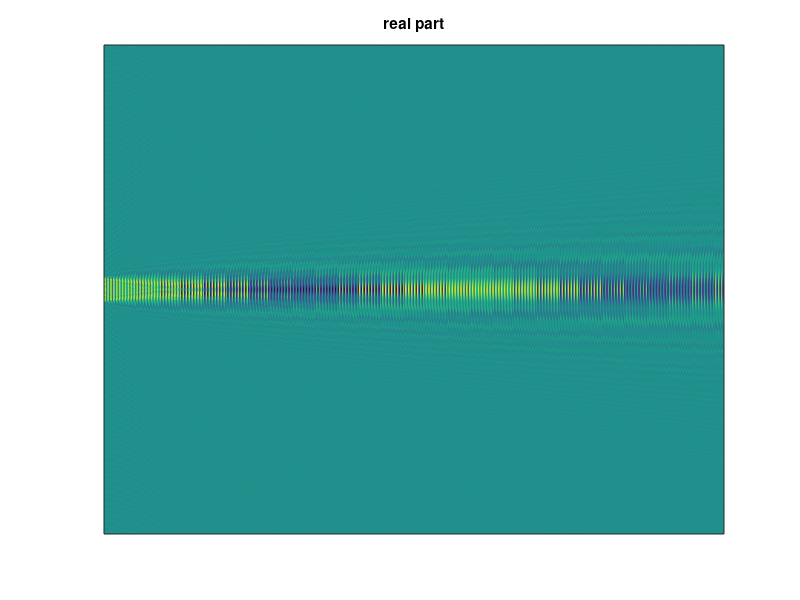
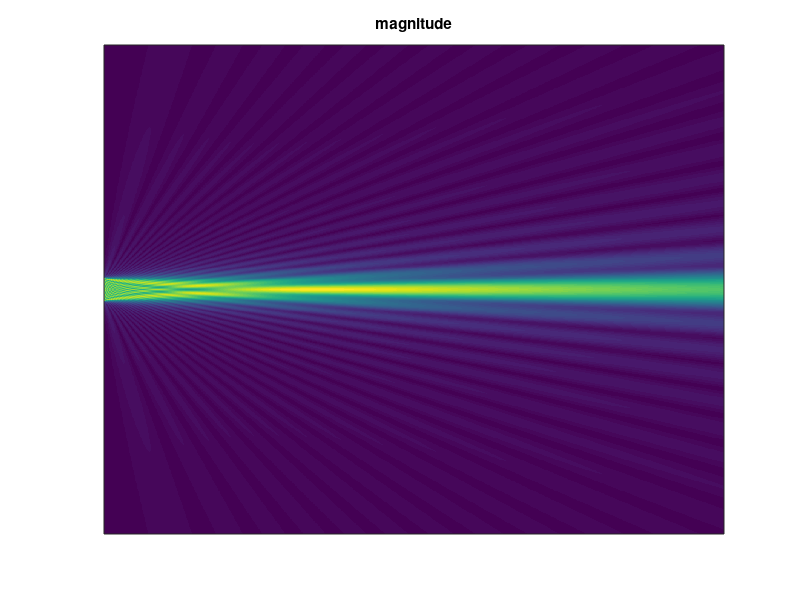

Recreate these plots in MATLAB, in order.
%=========================================================================
%                                                                     
%       BIOMEDICAL IMAGING
%       ULTRASOUND 2
%
%=========================================================================

%=========================================================================
%	PHASED ARRAY
%=========================================================================

function [] = PHASED_ARRAY()

    clear all; close all; 
    
    fprintf ( '-----------------------------------------\n' );  
    fprintf ( ' PHASED ARRAY                            \n' );  
    fprintf ( '-----------------------------------------\n' );  
    
    
    % Ultrasound specs
    
    f = 1.5E6;                      % frequency [Hz]
    c = 1480;                       % speed of sound in water [m/s]
    k = 2*pi*f/c;                   % wave number [rad/m]
    lambda = c/f;                   % wavelength [m]
    
    
    % Transducer array
    
    nt = 40;                         % number of transducers
    pitch = 0.5*lambda;             % spacing of transducers
    
    
    % Definition of 2D grid for wave calculation
    
    n = 1024;                       % grid size in each dimension
    x_range = [0,0.4];              % covered range in x [m]
    y_range = [-0.2,0.2];           % covered range in y [m]
    
    x_values = x_range(1)+(x_range(2)-x_range(1))*[0:(n-1)]./(n-1);    % vector of x values on the grid
    y_values = y_range(1)+(y_range(2)-y_range(1))*[0:(n-1)]./(n-1);    % vector of y values on the grid
    
    [x,y] = meshgrid(x_values,y_values);    % the grid, given by 2D arrays x,y   
      
    
    % Loop through transducers and sum up their wave contributions
    
    wave = zeros(n,n);                      % container for pressure wave
    
    for t = 1:nt  
        
        x0 = -0.001;                        % x coordinate of transducer, 1 mm outside the container 
        y0 = pitch*(t-(nt+1)/2);            % y coordinate of transducer
        
        r = sqrt((x-x0).^2+(y-y0).^2);      % distance from transducer, on the grid
               
        phase = 0;                          % phase of transducer input [rad]
        amplitude = 1;                      % relative amplitude of transducer input
                     
        wave = wave + exp(i*(k*r))./sqrt(r) .* amplitude .* exp(i*phase);   % add partial wave to net wave
        
    end

    figure('position',[100 100 800 500])    
    imagesc(real(wave)), title('real part');  
    set(gca, 'XTick', []);
    set(gca, 'YTick', []);
    
    figure('position',[100 100 800 500])
    imagesc(abs(wave)), title('magnitude')
    set(gca, 'XTick', []);
    set(gca, 'YTick', []);    
    
end
    